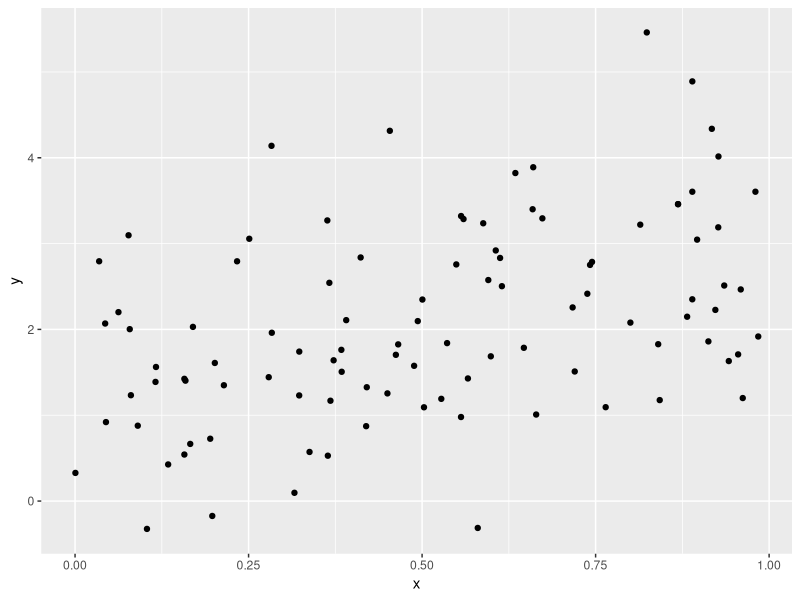

Here is the R script that generated this plot:
## ---- chunk 1
library(tidyverse)

plot_df =
  tibble(
    x = runif(100),
    y = 1 + 2 * x + rnorm(100)
  )

plot_df |> 
  ggplot(aes(x = x, y = y)) +
  geom_point()
